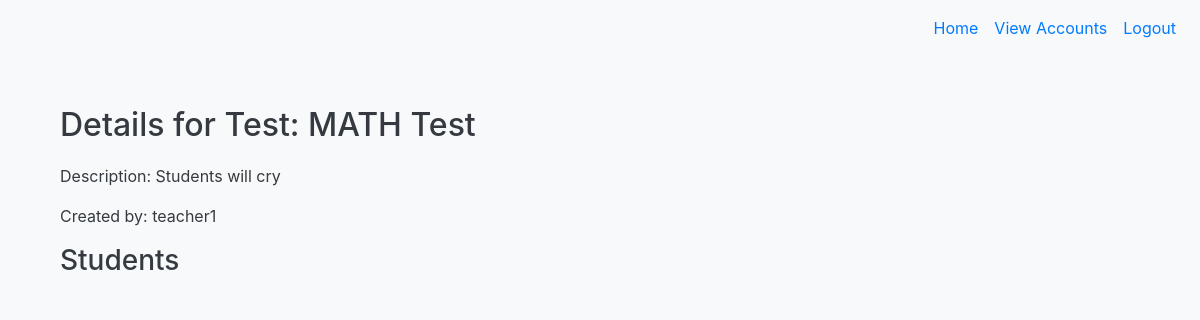
/test/1/details (signed in), run on the app's committed database.
### tables this page shows
CREATE TABLE "Test" (
    id INTEGER PRIMARY KEY AUTOINCREMENT,
    test_name TEXT NOT NULL,
    test_description TEXT,
    teacher_id INTEGER,
    FOREIGN KEY (teacher_id) REFERENCES User(id) ON DELETE CASCADE
);

CREATE TABLE User (
    id INTEGER PRIMARY KEY AUTOINCREMENT,
    username TEXT NOT NULL UNIQUE,
    password TEXT NOT NULL,
    role TEXT NOT NULL  -- 'student' or 'teacher'
);

### app.py (the view, shortened to what this page needs)
@app.route('/test/<int:test_id>/details')
@login_required
def view_test_details(test_id):
    test = db.execute("SELECT Test.id, Test.test_name, Test.test_description, User.username AS teacher_name FROM Test LEFT JOIN User ON Test.teacher_id = User.id WHERE Test.id = ?", test_id)[0]
    students = db.execute("SELECT DISTINCT Answer.student_id, User.username AS student_name FROM Answer LEFT JOIN User ON Answer.student_id = User.id WHERE Answer.test_id = ?", test_id)
    return render_template('view_test_details.html', test=test, students=students)

### app.py (called while the page is built)
@login_manager.user_loader
def load_user(user_id):
    user = db.execute("SELECT * FROM User WHERE id = ?", user_id)
    if user:
        return User(id=user[0]['id'], username=user[0]['username'], password=user[0]['password'], role=user[0]['role'])
    return None

### templates/view_test_details.html (shortened to what this page needs)
{% extends "base.html" %}
{% block content %}
<div class="container mt-4">
    <h2>Details for Test: {{ test.test_name }}</h2>
    <p>Description: {{ test.test_description }}</p>
    <p>Created by: {{ test.teacher_name }}</p>
    <h3>Students</h3>
</div>
{% endblock %}

### static/css/styles.css (style rules this page uses)
body { background-color: #f8f9fa; color: #343a40; }
.container { margin-top: 50px; }
h2 { margin-bottom: 20px; }

### data on the page
Test: test_name "MATH Test", test_description "Students will cry"
User: teacher_name "teacher1"
